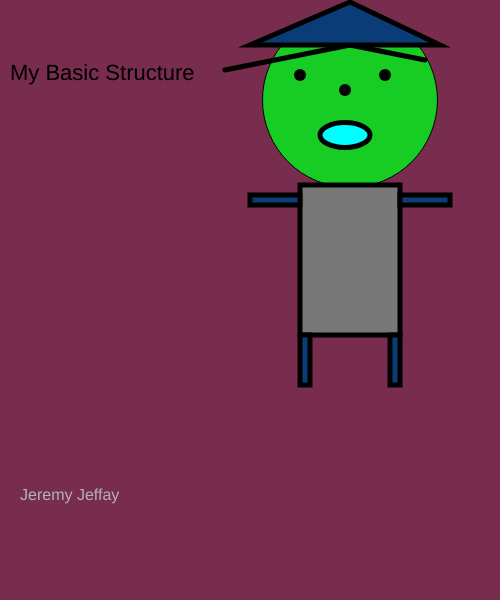
Frame 1 (no input)
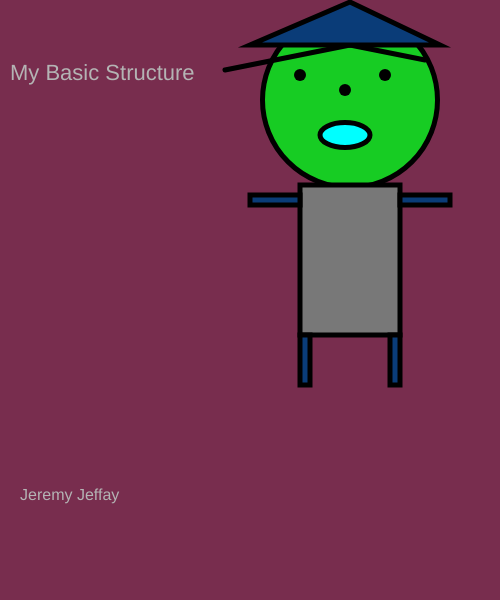
Frame 60 (no input)
Frame 120 (the mouse pressed at the canvas centre since frame 60): identical to frame 60, image omitted

The p5.js sketch that drew these frames (run headless with seeded random() and noise() and a simulated clock; from frame 60 on, the mouse is pressed at the canvas centre):

// p5.js sketch
// ── sketch.js
function setup() {
    createCanvas(500,600);
  }
  
  function draw() {
    background(120,55,120);
    fill(290,45,39);
    circle(250,75,125);
    fill(12);
    ellipse(250,100,30,10);
    fill(0,0,110);
    ellipse(230,65,10,5);
    ellipse(270,65,10,5);
    fill(150,25,0);
    ellipse(250,125,30,50);
    fill(55);
    ellipse(250,200,50,80);
  }
  function draw()
{
    background(120,45,78);
    textSize(22)
    text("My Basic Structure", 10,80);

    fill(23, 204, 35);
    circle(350,100,175);
   
    strokeWeight(12);
    fill(0,255,255);
    point(300,75);
    point(385,75);

    point(345,90);

    strokeWeight(5);
    ellipse(345, 135, 50, 25)

    line(350,45,225,70);
    line(350,45,425,60);
    
    fill(120);
    rect(300,185,100,150);
    
    fill(10, 60, 120);
    rect(400,195,50,10);
    
    rect(250,195,50,10);
    
    rect(300,335,10,50);
    
    rect(390,335,10,50);

    triangle(350,2,250,45,440,45);
    
    fill(180);
    textSize(16);
    text("Jeremy Jeffay",20,500 );


}
